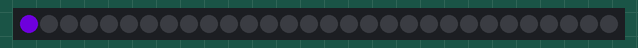
Bench run of a program on a simulated CircuitPython board. Parts: 30 RGB LEDs in strip order, left to right. Dim RGB values are drawn brighter than linear; random numbers come from a fixed seed.

Above: at 0.05 s.
At 2.99 s:
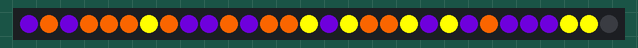
At 9.0 s:
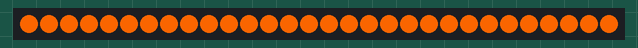
At 18.75 s:
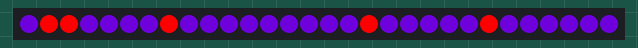
At 28.9 s:
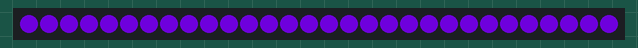
At 35.6 s:
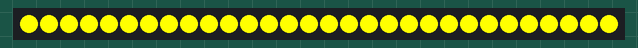

The program:

halloween.py
```python
import board
import time
from neopixel import NeoPixel
import random

np = NeoPixel(board.D2, 30, auto_write = False, brightness=1)


i = 29
b = 0

red = (255,0,0)
green = (0,255,0)
blue = (0,0,255)
white = (255,255,255)
orange = (238,96,0)
yellow = (255,255,0)
white = ((255,255,255))
black = ((0,0,0))
purple = ((75,0,150))


color_list = [red, purple, orange, yellow]
def fade_out(color, speed =0.01, ratio = 50):
    #Fades out with a certain color
    red_ratio = color[0] / ratio
    red_orig = color[0]
    blue_ratio = color[1] / ratio
    blue_orig = color[1]
    green_ratio = color[2] / ratio
    green_orig = color[2]
    for i in range(1,51):
        rd = red_orig - i * red_ratio
        blu = blue_orig - i*blue_ratio
        gren = green_orig - i*green_ratio
        np.fill((rd,blu,gren))
        np.show()
        time.sleep(speed)


def fade_in(colors, speed = 0.01, ratio = 50):
    #Fades in with a certain color
    red_ratio = colors[0] / ratio
    red_orig = colors[0]
    blue_ratio = colors[1] / ratio
    blue_orig = colors[1]
    green_ratio = colors[2] / ratio
    green_orig = colors[2]
    for i in range(1,51):
        re = red_orig + i * red_ratio
        ble = blue_orig + i * blue_ratio
        grn = green_orig + i * green_ratio
        np.fill((re,ble,grn))
        np.show()
        time.sleep(speed)


white = ((255,255,255))
color_list = [purple, orange, yellow]
def sparkle(bg = random.choice(color_list), fg = red, delay = 0.5, spark = 5):
    #Makes individual neopixels to sparkle
    for i in  range(spark):
              won = random.randint(0,29)
              too = random.randint(0,29)
              tree = random.randint(0,29)
              hii = random.randint(0,29)
              who = random.randint(0,29)
              np.fill(bg)
              np[won] = fg
              np[too] = fg
              np[tree] = fg
              np[hii] = fg
              np[who] = fg
              np.show()
              time.sleep(0.3)


def lightining():
    #Creates a lightning effet by causing it to flicker white
    doo = random.randint(1,50)
    for i in range(doo):
        np.fill(white)
        np.show()
        too = random.randint(1,8)
        doo = doo / 40
        np.fill(random.choice(color_list))
        np.show()
        time.sleep(doo)

def fill():
#This fills up the entire strip with a random color
    count = 0
    for i in range(np.n):
        np.fill(black)
    for i in range(i):
        if (i == i-2) % 3 ==0:
            np[i] = (random.choice(color_list))
            np.show()
            time.sleep(0.1)
            count +=1

def flame(bg = (yellow), fg = (255,69,0) , delay = 0.1, fire = 4):
    #Creates a flickering effect that resembles flames
    for i in  range(fire):
              won = random.randint(0,29)
              too = random.randint(0,29)
              tree = random.randint(0,29)
              forr = random.randint(0,29)
              np.fill(bg)
              np[won] = fg
              np[too] = fg
              np[tree] = fg
              np[forr] = (255,165,0)
              np.show()
              time.sleep(delay)


while True:
    rgb = random.choice(color_list)
    fill()
    lightining()
    fade_out(rgb)
    fade_in(rgb)
    sparkle()
    flame()
```

Measured:
- what the display in image 2 shows lasts 0.8 s, from 9.0 s to 9.8 s
- what the display in image 4 shows lasts 0.6 s, from 28.8 s to 29.4 s
- what the display in image 5 shows lasts 0.7 s, from 35.5 s to 36.2 s
